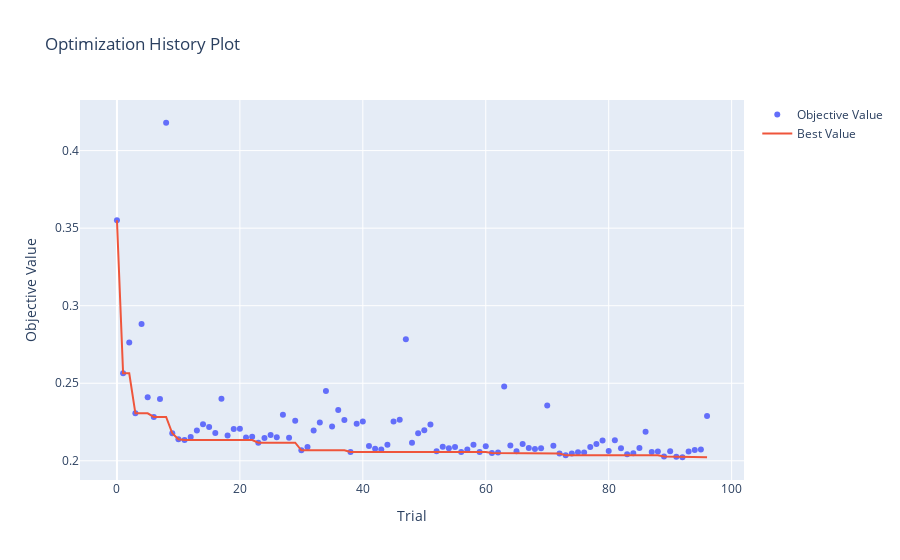

The cell this chart's notebook holds for it:
### Code cell
optuna.visualization.plot_optimization_history(xgb_study)
